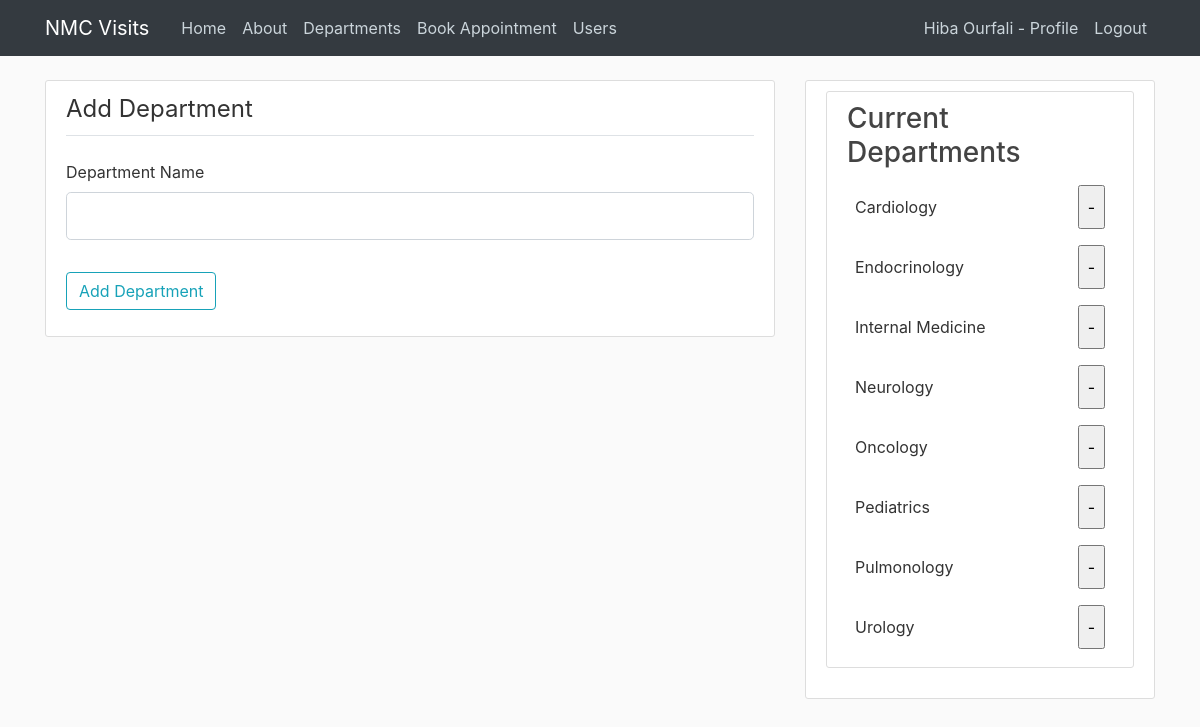
Screenshot of /departments (signed in) with the database file from the repository.
### nmcvisits/models.py (models this page shows, shortened)
class User(db.Model, UserMixin):
    id = db.Column(db.Integer, primary_key=True)
    username = db.Column(db.String(100), nullable=False)
    email = db.Column(db.String(100), unique=True, nullable=False)
    password = db.Column(db.String(), nullable=False)
    company = db.Column(db.String())
    jobTitle = db.Column(db.String())
    phone = db.Column(db.String())
    imageFile = db.Column(db.String(20), nullable=False, default='default.jpg')
    appointments = db.relationship('Appointment', backref='visitor', lazy=True)

class Departments(db.Model):
    id = db.Column(db.Integer, primary_key=True)
    departmentName = db.Column(db.String(50), nullable=False)

### nmcvisits/routes.py (the view)
@app.route("/departments", methods=["GET", "POST"])
@login_required
def departments():
    departments = getDepartments()
    form = AddDepartments()
    if form.validate_on_submit():
        department = Departments(departmentName = form.department.data.strip().title())
        db.session.add(department)
        db.session.commit()
        return redirect(url_for("departments"))
    return render_template("departments.html", departments=departments, sidebar = 4, form=form)

### nmcvisits/forms.py (shortened to what this page needs)
class AddDepartments(FlaskForm):
    department = StringField("Department Name", validators=[DataRequired(), Length(min=2, max=100)])
    submit = SubmitField('Add Department')

### nmcvisits/helpers.py (called while the page is built)
def getDepartments():
    departments = []
    for row in Departments.query.all():
        departments.append(row.departmentName)
        departments.sort()
    return departments

### nmcvisits/models.py (called while the page is built)
@login_manager.user_loader
def load_user(user_id):
    return User.query.get(int(user_id))

### nmcvisits/templates/departments.html (shortened to what this page needs)
{% extends "layout.html" %}
{% block body %}
    <div class="content-section">
        <form method="Post" action="{{url_for('departments')}}">
            <fieldset class="form-group">
                <legend class="border-bottom mb-4 pb-2">Add Department</legend>
                <div class="form-group">
                    {{ form.department.label(class="form-control-label") }}
                    {% if form.department.errors %}
                        {{ form.department(class="form-control form-control-lg is-invalid") }}
                        <div class="invalid-feedback">
                            {% for error in form.department.errors %}
                                <span>{{ error }}</span>
                            {% endfor %}
                        </div>
                    {% else %}
                        {{ form.department(class="form-control form-control-lg") }}
                    {% endif %}
                </div>
            </fieldset>
            <div class="form-group">
                {{ form.submit(class="btn btn-outline-info") }}
            </div>
        </form>
    </div>
{% endblock %}
{% block side %}
<div class="content-section">
    <h3>Current Departments</h3>
        <ul class="list-group">
            {% for department in departments %}
                    <form class="d-flex flex-row p-2" method="Post" action="{{url_for('deleteDepartment')}}">
                        <div class="d-flex align-self-stretch align-items-center">
                            <li class="d-flex">{{department}}</li>
                        </div>
                        <div class="d-flex ml-auto align-items-center">
                            <input class="p-2" type="submit" value="-">
                        </div>
                    </form>
            {% endfor %}
        </ul>
</div>
{% endblock %}

### nmcvisits/templates/layout.html (shortened to what this page needs)
<!DOCTYPE html>
<html>
<head>
    <link rel="stylesheet" href="https://maxcdn.bootstrapcdn.com/bootstrap/4.0.0/css/bootstrap.min.css">
    <link rel="stylesheet" type="text/css" href="{{ url_for('static', filename='styles.css') }}">
</head>
<body>
    <header class="site-header">
      <nav class="navbar navbar-expand-md navbar-dark bg-dark fixed-top">
        <div class="container">
          <a class="navbar-brand mr-4" href="/">NMC Visits</a>
          <div class="collapse navbar-collapse" id="navbarToggle">
            <div class="navbar-nav mr-auto">
              <a class="nav-item nav-link" href="{{ url_for('home') }}">Home</a>
              <a class="nav-item nav-link" href="{{ url_for('about') }}">About</a>
              <a class="nav-item nav-link" href="{{ url_for('departments') }}">Departments</a>
              <a class="nav-item nav-link" href="{{ url_for('createAppointment') }}">Book Appointment</a>
              <a class="nav-item nav-link" href="{{ url_for('users') }}">Users</a>
            </div>
            <div class="navbar-nav">
              {% if current_user.is_authenticated %}
              <a class="nav-item nav-link" href="{{ url_for('profile') }}">{{current_user.username}} - Profile</a>
              <a class="nav-item nav-link" href="{{ url_for('logout') }}">Logout</a>
              {% else %}
              <a class="nav-item nav-link" href="{{ url_for('login') }}">Login</a>
              <a class="nav-item nav-link" href="{{ url_for('register') }}">Register</a>
              {% endif %}
            </div>
          </div>
        </div>
      </nav>
    </header>
    <main role="main" class="container">
      <div class="row">
        {% if sidebar %}
        <div class="col-md-{{12-sidebar}}">
        {% else %}
        <div class="col-md-12">
        {% endif %}
          {% block body %}{% endblock %}
        </div>
        {% if sidebar %}
        <div class="col-md-{{sidebar}}">
          <div class="content-section">
            {% block side %}
            {% endblock %}
          </div>
        </div>
        {% endif %}
      </div>
    </main>
</body>
</html>

### nmcvisits/static/styles.css (style rules this page uses)
body { background: #fafafa; color: #333333; margin-top: 5rem; }
h1, h2, h3, h4, h5, h6 { color: #444444; }
.site-header .navbar-nav .nav-link { color: #cbd5db; }
.content-section { background: #ffffff; padding: 10px 20px; border: 1px solid #dddddd; border-radius: 3px; margin-bottom: 20px; }

### rows the page displays
User: username "Hiba Ourfali"
Departments: departmentName "Cardiology"
Departments: departmentName "Endocrinology"
Departments: departmentName "Internal Medicine"
Departments: departmentName "Neurology"
Departments: departmentName "Oncology"
Departments: departmentName "Pediatrics"
Departments: departmentName "Pulmonology"
Departments: departmentName "Urology"
